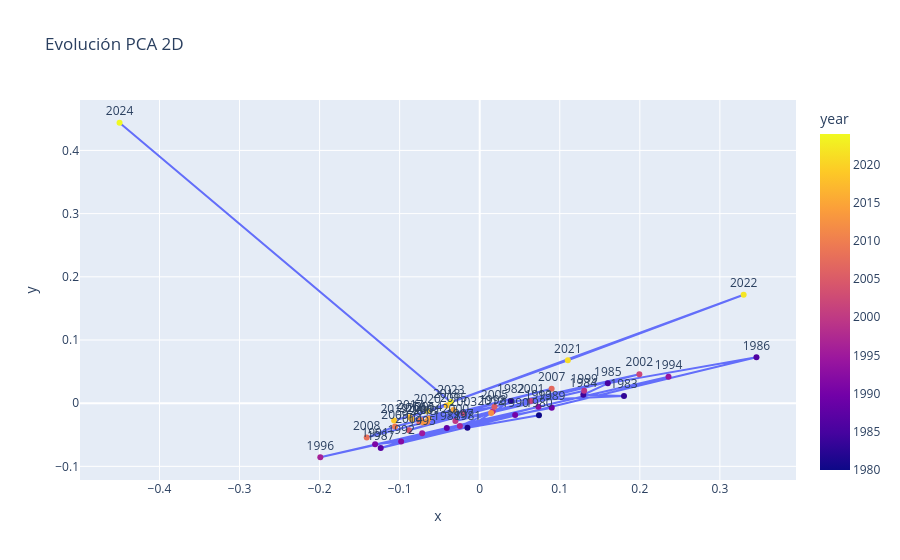

Source (notebook cell):
### Code cell
df_trayectoria = eanalysis.calcular_pca_2d(historia)
eviz.plot_trayectoria_2d(df_trayectoria)
